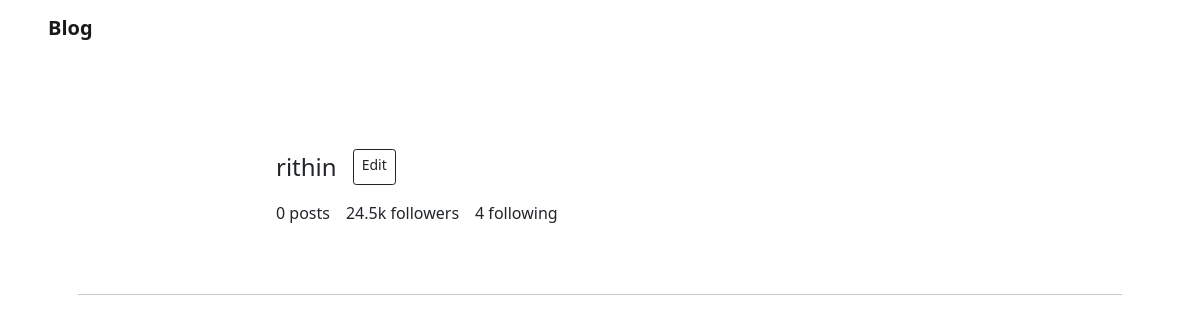
The app's page /user (signed in), older data.
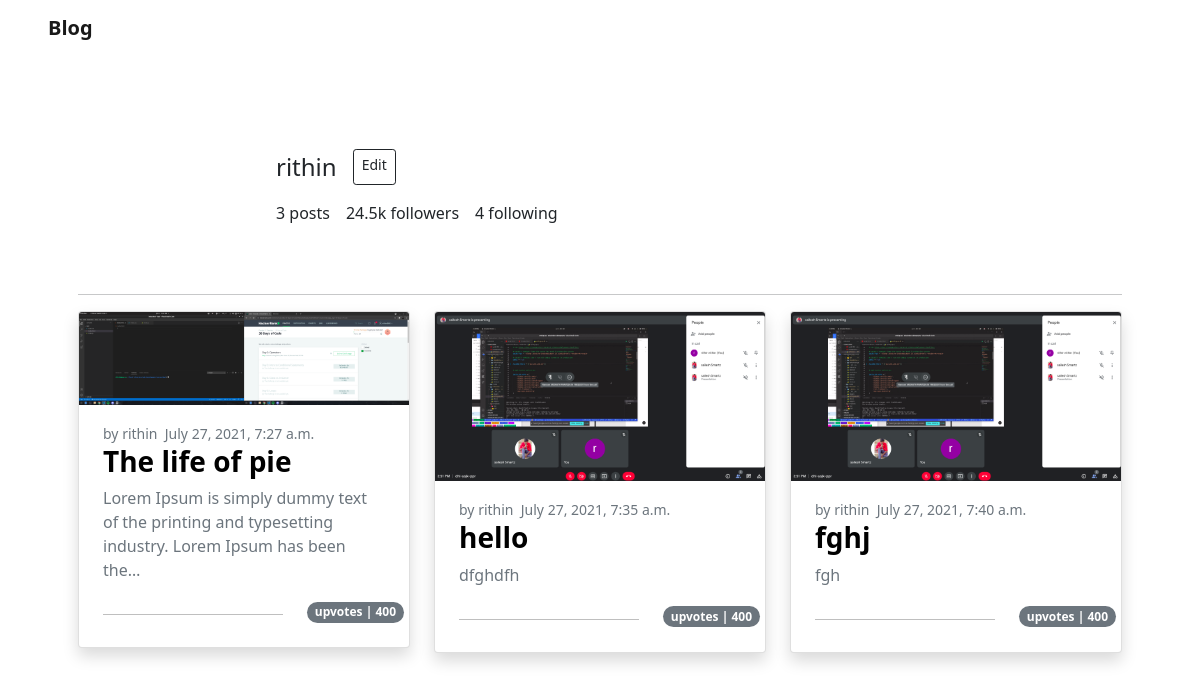
The same page, newer data.
### app/models.py (models this page shows, shortened)
class BlogUser(AbstractBaseUser):
    email = models.EmailField(
        verbose_name='email address',
        max_length=255,
        unique=True,
    )
    fullname = models.CharField(max_length=150)
    is_active = models.BooleanField(default=True)
    staff = models.BooleanField(default=False)
    admin = models.BooleanField(default=False)
    USERNAME_FIELD = 'email'
    REQUIRED_FIELDS = ['fullname']
    objects = BlogUserManager()

class Post(models.Model):
    author = models.ForeignKey(BlogUser, on_delete=models.CASCADE)
    tags = models.ManyToManyField(Tag, blank=True)
    title = models.CharField(max_length=40, null=True)
    content = models.TextField(null=True)
    published_at = models.DateTimeField(null=True)
    updated_at = models.DateTimeField(auto_now=True, null=True)
    created_at = models.DateTimeField(auto_now_add=True)
    tumbnail = models.ImageField(upload_to='images/posts', null=True)
    is_draft = models.BooleanField(default=True)

### app/views.py (the view)
# urls.py: path('user', views.user, name="profile"),
def user(request):
    if request.user.is_authenticated:
        try:
            user_details = request.user.userdetail
        except:
            user_details=None
        posts = models.Post.objects.filter(author=request.user.id).exclude(is_draft=True)
        data = [[], [], []]
        counter = 0
        for post in posts:
            if counter == 3:
                counter = 0
            data[counter].append(post)
            counter += 1
        context = {
            'user':request.user,
            'user_details':user_details,
            'posts':data,
            'post_count':len(posts),
        }
        return render(request, 'user.html',context)

### templates/user.html (shortened to what this page needs)
{% extends "boilerplate.html" %}
{% load static %}
{% block content %}
<section class="top-section">
    <nav class="navbar navbar-expand navbar-light">
        <div class="container-fluid px-5">
            <a class="fw-bold navbar-brand" href="#">Blog</a>
            <div class="collapse navbar-collapse" id="navbarNav">
                <ul class="navbar-nav ms-auto">
                    {% if user.is_authenticated %}
                    <a href="/user" class="profile-picture" style="background-image:url('https://images.unsplash.com/photo-1497316730643-415fac54a2af?ixlib=rb-1.2.1&ixid=MnwxMjA3fDB8MHxwaG90by1wYWdlfHx8fGVufDB8fHx8&auto=format&fit=crop&w=400&q=80');
                    height:40px;width:40px;"></a>
                    {% else %}
                    <li class="nav-item">
                        <a class="nav-link active" aria-current="page" href="#">Sign in</a>
                    </li>
                    {% endif %}
                </ul>
            </div>
        </div>
    </nav>
</section>
<section class="container px-5 mt-5">
    <div class="profile-header d-flex flex-wrap">
        <div class="profile-card d-flex flex-wrap px-4 pt-2 justify-content-center">
            <div class="profile-picture mb-3" style="background-image:url('https://images.unsplash.com/photo-1497316730643-415fac54a2af?ixlib=rb-1.2.1&ixid=MnwxMjA3fDB8MHxwaG90by1wYWdlfHx8fGVufDB8fHx8&auto=format&fit=crop&w=400&q=80');
                    height:150px;width:150px;">
            </div>
            <div class="profile-details align-self-center px-4">
                <div class="profile-header-card d-flex mb-3">
                    <div class="fs-4">
                        {{user.fullname}}
                    </div>
                    <a href="/profile-edit" class="btn btn-sm btn-outline-dark ms-3">Edit</a>
                </div>
                <div class="profile-attributes d-flex mb-3">
                    <div class="post-number">
                        {{post_count}} posts
                    </div>
                    <div class="post-followers px-3">
                        24.5k followers
                    </div>
                    <div class="post-following">
                        4 following
                    </div>
                </div>
            </div>
        </div>
    </div>
    <hr>
</section>
<section class="container px-5">
    <div class="row">
        {% for col in posts %}
        <div class="col-md-4">
            {% for post in col %}
            <div class="card shadow bg-body rounded mb-4">
                <a href="/post/{{post.id}}" style="text-decoration: none;color:black">
                    <img src="{{ post.tumbnail.url }}" class="card-img-top" alt="{{post.title}}">
                    <div class="card-body px-4">
                        <small class="card-text text-muted">
                            by&nbsp;<span>{{user.fullname}}</span>&nbsp;
                            <span>{{post.published_at}}</span>
                        </small>
                        <h5 class="card-title fs-3 fw-bold">{{post.title}}</h5>
                        <p class="card-text text-muted">{{post.content|truncatechars:100}}
                        </p>
                        <div class="row post-votes">
                            <div class="col-6 col-sm-8 col-md-5 col-lg-7 col-xl-8">
                                <hr>
                            </div>
                            <div class="col-6 col-sm-4 col-md-7 col-lg-5 col-xl-4">
                                <span class="badge rounded-pill bg-secondary" href="#">upvotes | 400</span>
                            </div>
                        </div>
                    </div>
                </a>
            </div>
            {%endfor%}
        </div>
        {% endfor %}
    </div>
</section>
{% endblock %}

Row changes from the older to the newer data that the page shows:
now on this page (row edited): Post: tumbnail (picture), {{ user.fullname }} "rithin", published_at "July 27, 2021, 7:27 a.m.", title "The life of pie", content "Lorem Ipsum is simply dummy text of the printing and typesetting industry. Lorem Ipsum has been the…"
added Post: tumbnail (picture), {{ user.fullname }} "rithin", published_at "July 27, 2021, 7:35 a.m.", title "hello", content "dfghdfh"
added Post: tumbnail (picture), {{ user.fullname }} "rithin", published_at "July 27, 2021, 7:40 a.m.", title "fghj", content "fgh"
Text that changed along with them:
{{ post_count }}: "0" → "3"
